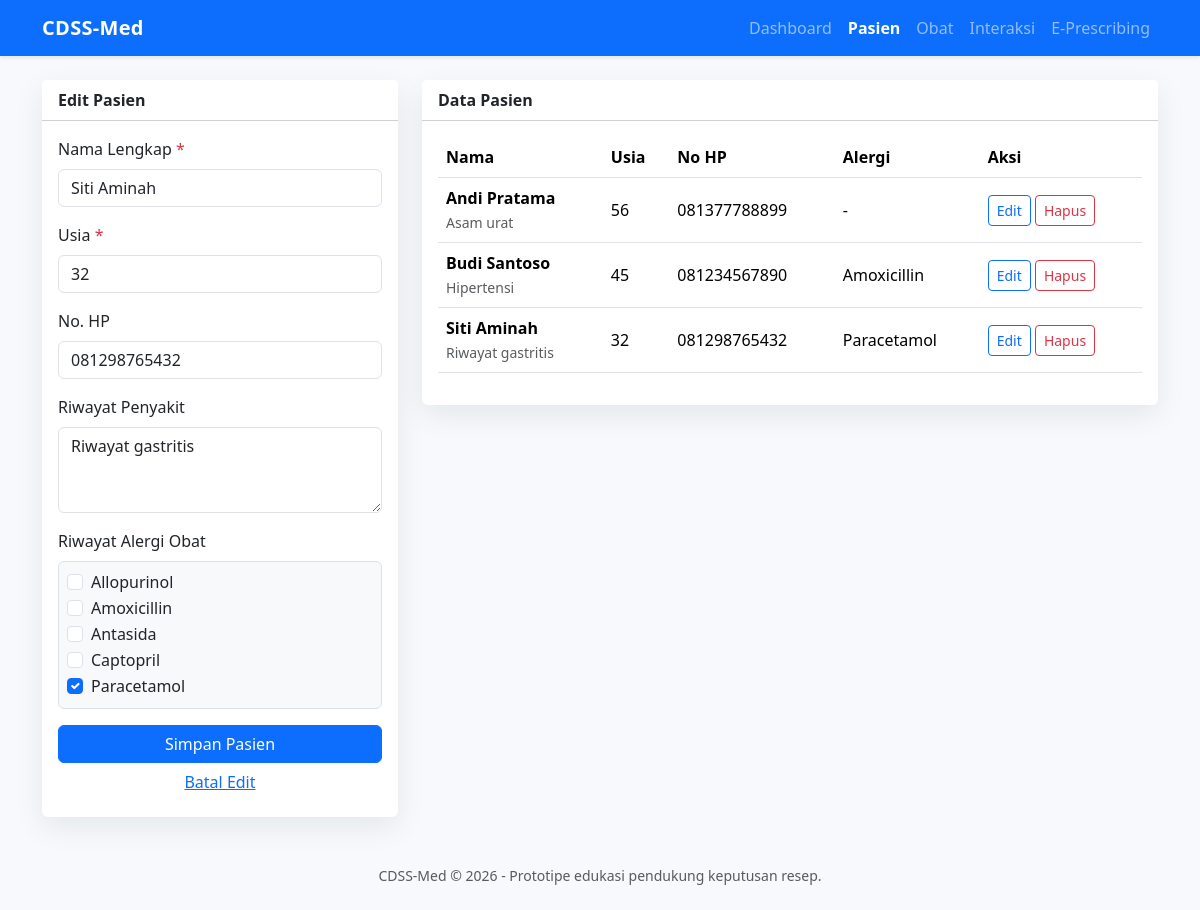
The page /pasien.php?edit=2 on the database its author committed.
### tables this page shows
CREATE TABLE pasien (
    id INT AUTO_INCREMENT PRIMARY KEY,
    nama_lengkap VARCHAR(120) NOT NULL,
    usia INT NOT NULL,
    no_hp VARCHAR(25) NULL,
    riwayat_penyakit TEXT NULL,
    created_at TIMESTAMP DEFAULT CURRENT_TIMESTAMP
);

CREATE TABLE obat (
    id INT AUTO_INCREMENT PRIMARY KEY,
    nama_obat VARCHAR(120) NOT NULL UNIQUE,
    kategori VARCHAR(80) NULL,
    harga DECIMAL(12,2) NOT NULL DEFAULT 0,
    created_at TIMESTAMP DEFAULT CURRENT_TIMESTAMP
);

### koneksi.php (called while the page is built, shortened)
<?php
function e(?string $value): string
{
    return htmlspecialchars((string) $value, ENT_QUOTES, 'UTF-8');
}

### pasien.php (the view, shortened to what this page needs)
<?php
require_once 'koneksi.php';
$edit = null;
$selectedAlergi = array();
if (isset($_GET['edit'])) {
    $stmt = $pdo->prepare('SELECT * FROM pasien WHERE id = ?');
    $stmt->execute(array((int) $_GET['edit']));
    $edit = $stmt->fetch();
    if ($edit) {
        $stmt = $pdo->prepare('SELECT obat_id FROM alergi_pasien WHERE pasien_id = ?');
        $stmt->execute(array((int) $edit['id']));
        $selectedAlergi = array_map('intval', $stmt->fetchAll(PDO::FETCH_COLUMN));
    }
}
$obatList = $pdo->query('SELECT * FROM obat ORDER BY nama_obat')->fetchAll();
$pasienList = $pdo->query(
    "SELECT p.*, GROUP_CONCAT(o.nama_obat ORDER BY o.nama_obat SEPARATOR ', ') AS daftar_alergi
     FROM pasien p
     LEFT JOIN alergi_pasien ap ON ap.pasien_id = p.id
     LEFT JOIN obat o ON o.id = ap.obat_id
     GROUP BY p.id
     ORDER BY p.nama_lengkap"
)->fetchAll();
require 'header.php';
?>
<div class="row g-4">
    <div class="col-lg-4">
        <div class="card">
            <div class="card-header bg-white fw-semibold"><?= $edit ? 'Edit Pasien' : 'Tambah Pasien'; ?></div>
            <div class="card-body">
                <form method="post">
                    <div class="mb-3">
                        <label class="form-label required">Nama Lengkap</label>
                        <input type="text" name="nama_lengkap" class="form-control" value="<?= e(isset($edit['nama_lengkap']) ? $edit['nama_lengkap'] : ''); ?>" required>
                    </div>
                    <div class="mb-3">
                        <label class="form-label required">Usia</label>
                        <input type="number" name="usia" class="form-control" min="1" value="<?= e(isset($edit['usia']) ? $edit['usia'] : ''); ?>" required>
                    </div>
                    <div class="mb-3">
                        <label class="form-label">No. HP</label>
                        <input type="text" name="no_hp" class="form-control" value="<?= e(isset($edit['no_hp']) ? $edit['no_hp'] : ''); ?>">
                    </div>
                    <div class="mb-3">
                        <label class="form-label">Riwayat Penyakit</label>
                        <textarea name="riwayat_penyakit" class="form-control" rows="3"><?= e(isset($edit['riwayat_penyakit']) ? $edit['riwayat_penyakit'] : ''); ?></textarea>
                    </div>
                    <div class="mb-3">
                        <label class="form-label">Riwayat Alergi Obat</label>
                        <div class="border rounded p-2 bg-light" style="max-height: 180px; overflow:auto;">
                            <?php foreach ($obatList as $obat): ?>
                                <div class="form-check">
                                    <input class="form-check-input" type="checkbox" name="alergi_obat[]" value="<?= e($obat['id']); ?>" id="alergi<?= e($obat['id']); ?>" <?= in_array((int) $obat['id'], $selectedAlergi, true) ? 'checked' : ''; ?>>
                                    <label class="form-check-label" for="alergi<?= e($obat['id']); ?>"><?= e($obat['nama_obat']); ?></label>
                                </div>
                            <?php endforeach; ?>
                        </div>
                    </div>
                    <button class="btn btn-primary w-100" type="submit">Simpan Pasien</button>
                    <?php if ($edit): ?><a class="btn btn-link w-100" href="pasien.php">Batal Edit</a><?php endif; ?>
                </form>
            </div>
        </div>
    </div>
    <div class="col-lg-8">
        <div class="card">
            <div class="card-header bg-white fw-semibold">Data Pasien</div>
            <div class="card-body table-responsive">
                <table class="table table-hover align-middle">
                    <thead><tr><th>Nama</th><th>Usia</th><th>No HP</th><th>Alergi</th><th>Aksi</th></tr></thead>
                    <tbody>
                    <?php foreach ($pasienList as $pasien): ?>
                        <tr>
                            <td><strong><?= e($pasien['nama_lengkap']); ?></strong><br><span class="small text-muted"><?= e($pasien['riwayat_penyakit']); ?></span></td>
                            <td><?= e($pasien['usia']); ?></td>
                            <td><?= e($pasien['no_hp']); ?></td>
                            <td><?= e($pasien['daftar_alergi'] ?: '-'); ?></td>
                            <td class="text-nowrap">
                                <a class="btn btn-sm btn-outline-primary" href="?edit=<?= e($pasien['id']); ?>">Edit</a>
                                <a class="btn btn-sm btn-outline-danger" href="?hapus=<?= e($pasien['id']); ?>" onclick="return confirm('Hapus pasien ini?')">Hapus</a>
                            </td>
                        </tr>
                    <?php endforeach; ?>
                    </tbody>
                </table>
            </div>
        </div>
    </div>
</div>
<?php require 'footer.php'; ?>

### header.php (style rules this page uses)
body { background: #f7f9fc; }
.card { border: 0; box-shadow: 0 10px 30px rgba(15, 23, 42, .08); }
.required::after { content: ' *'; color: #dc3545; }

### rows shown on the page
pasien: nama_lengkap "Siti Aminah", usia "32", no_hp "081298765432", riwayat_penyakit "Riwayat gastritis", daftar_alergi "Paracetamol"
obat: nama_obat "Allopurinol"
obat: nama_obat "Amoxicillin"
obat: nama_obat "Antasida"
obat: nama_obat "Captopril"
obat: id "☑", nama_obat "Paracetamol"
pasien: nama_lengkap "Andi Pratama", riwayat_penyakit "Asam urat", usia "56", no_hp "081377788899", daftar_alergi "-"
pasien: nama_lengkap "Budi Santoso", riwayat_penyakit "Hipertensi", usia "45", no_hp "081234567890", daftar_alergi "Amoxicillin"

### other values the page prints
$label "Dashboard"
$label "Pasien"
$label "Obat"
$label "Interaksi"
$label "E-Prescribing"
